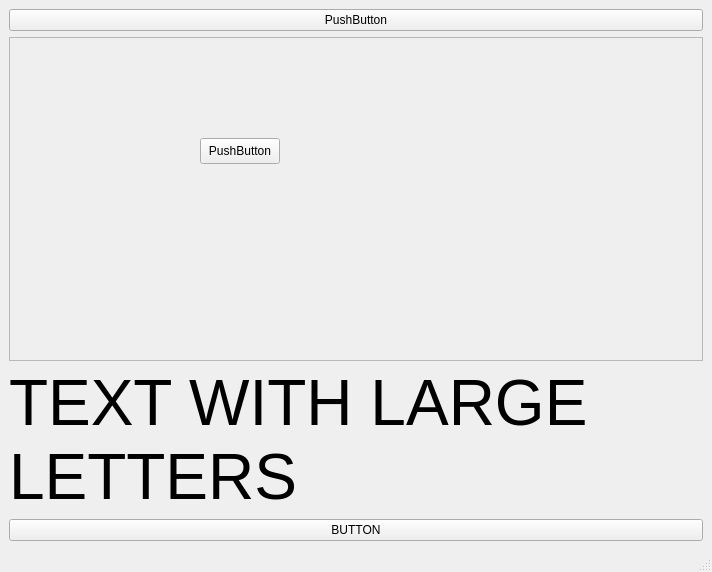
<?xml version="1.0" encoding="UTF-8"?>
<ui version="4.0">
 <class>MainWindow</class>
 <widget class="QMainWindow" name="MainWindow">
  <property name="geometry">
   <rect>
    <x>0</x>
    <y>0</y>
    <width>712</width>
    <height>572</height>
   </rect>
  </property>
  <property name="windowTitle">
   <string>MainWindow</string>
  </property>
  <widget class="QWidget" name="centralwidget">
   <layout class="QGridLayout" name="gridLayout_2">
    <item row="3" column="0">
     <widget class="QLabel" name="label">
      <property name="font">
       <font>
        <pointsize>48</pointsize>
       </font>
      </property>
      <property name="text">
       <string>TEXT WITH LARGE LETTERS</string>
      </property>
      <property name="wordWrap">
       <bool>true</bool>
      </property>
     </widget>
    </item>
    <item row="0" column="0">
     <widget class="QPushButton" name="pushButton_2">
      <property name="text">
       <string>PushButton</string>
      </property>
     </widget>
    </item>
    <item row="4" column="0">
     <widget class="QPushButton" name="pushButton">
      <property name="text">
       <string>BUTTON</string>
      </property>
     </widget>
    </item>
    <item row="1" column="0">
     <widget class="QScrollArea" name="scrollArea">
      <property name="widgetResizable">
       <bool>true</bool>
      </property>
      <widget class="QWidget" name="scrollAreaWidgetContents">
       <property name="geometry">
        <rect>
         <x>0</x>
         <y>0</y>
         <width>692</width>
         <height>260</height>
        </rect>
       </property>
       <widget class="QPushButton" name="pushButton_3">
        <property name="geometry">
         <rect>
          <x>190</x>
          <y>100</y>
          <width>80</width>
          <height>26</height>
         </rect>
        </property>
        <property name="text">
         <string>PushButton</string>
        </property>
       </widget>
      </widget>
     </widget>
    </item>
   </layout>
  </widget>
  <widget class="QMenuBar" name="menubar">
   <property name="geometry">
    <rect>
     <x>0</x>
     <y>0</y>
     <width>712</width>
     <height>23</height>
    </rect>
   </property>
  </widget>
  <widget class="QStatusBar" name="statusbar"/>
 </widget>
 <resources/>
 <connections/>
</ui>
